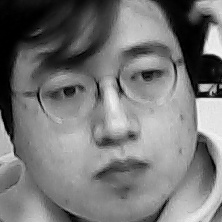
#> input picture 3. 비전 AI/0503 - 팀원 얼굴인식/data_CCS/image50.jpg, 222 x 222 px, given in place of the camera
$ jupyter execute --allow-errors 51_Practice_face_detecting_w_team.ipynb   (text cells are left out)
#> lines starting #> are read from the running program, lines starting #| are printed output that depends on the picture
[cell 1]
import cv2              # OpenCV 라이브러리 가져오기
import numpy as np      # Numpy 라이브러리 가져오기
import sys
import os
import pandas as pd
from pathlib import Path

Training_Data = []
Labels = []

for i in range(100):
    x = cv2.imread("./data_CCS/image"  + str(i) + ".jpg", cv2.IMREAD_GRAYSCALE)

    if x is not None:
        Training_Data.append(x)
        Labels.append(1)

for i in range(130):
    x = cv2.imread("./data_CJH/saved_image"  + format(i, '03') + ".jpg", cv2.IMREAD_GRAYSCALE)

    if x is not None:
        Training_Data.append(x)
        Labels.append(2)

for i in range(100):
    x = cv2.imread("./data_JHW/"  + str(i) + ".jpg", cv2.IMREAD_GRAYSCALE)

    if x is not None:
        Training_Data.append(x)
        Labels.append(3)

for i in range(100):
    x = cv2.imread("./data_KJD/image_"  + str(i) + ".jpg", cv2.IMREAD_GRAYSCALE)

    if x is not None:
        Training_Data.append(x)
        Labels.append(4)

for i in range(100):
    x = cv2.imread("./data_KOJ/img_"  + format(i, '03') + ".jpg", cv2.IMREAD_GRAYSCALE)

    if x is not None:
        Training_Data.append(x)
        Labels.append(5)

[cell 2]
import matplotlib.pyplot as plt

def matdraw(img):
    plt.axis('off') # 창에있는 x축 y축 제거
    plt.imshow(cv2.cvtColor(img, cv2.COLOR_BGR2RGB))
    plt.show()

# 다수 mat 그리기 함수
def matsdraw(imgs, row, col):
    for idx in range(len(imgs)):
        plt.subplot(row, col, idx + 1)
        plt.axis('off') # 창에있는 x축 y축 제거
        plt.imshow(cv2.cvtColor(imgs[idx], cv2.COLOR_BGR2RGB))
    plt.show()

#> (a cell that did not finish here is left out)

[cell 4]
print(type(Training_Data))
print(type(Training_Data[i]))
print(type(Labels))
print(len(Labels))

unique, counts = np.unique(Labels, return_counts = True)
uniq_cnt_dict = dict(zip(unique, counts))

uniq_cnt_dict

[cell 5]
model = cv2.face.LBPHFaceRecognizer_create()

model.train(Training_Data, np.array(Labels))
model.write('team_face_model.yml')

[cell 6]
import cv2              # OpenCV 라이브러리 가져오기
import numpy as np      # Numpy 라이브러리 가져오기
import sys
import os
from pathlib import Path

# cv2.CascadeClassifier()
# face_classifier = cv2.CascadeClassifier(cv2.data.haarcascades + 'haarcascade_frontalface_default.xml')

# 전통적인 cv로 만든 classifier임
face_classifier = cv2.CascadeClassifier(cv2.data.haarcascades + 'haarcascade_frontalface_default.xml')

camera = cv2.VideoCapture(0) #' 첫 번째' 카메라(웹캠)로 VideoCapture 객체 생성

model=cv2.face.LBPHFaceRecognizer_create();
model.read("team_face_model.yml")
confidence = 0

while(True):
    ret, frame = camera.read()                              # 프레임 단위로 캡처
#> frame is the input picture: shape (222, 222, 3); min 0, max 248, mean 118.1
    frame = cv2.resize(frame, (800, 600))
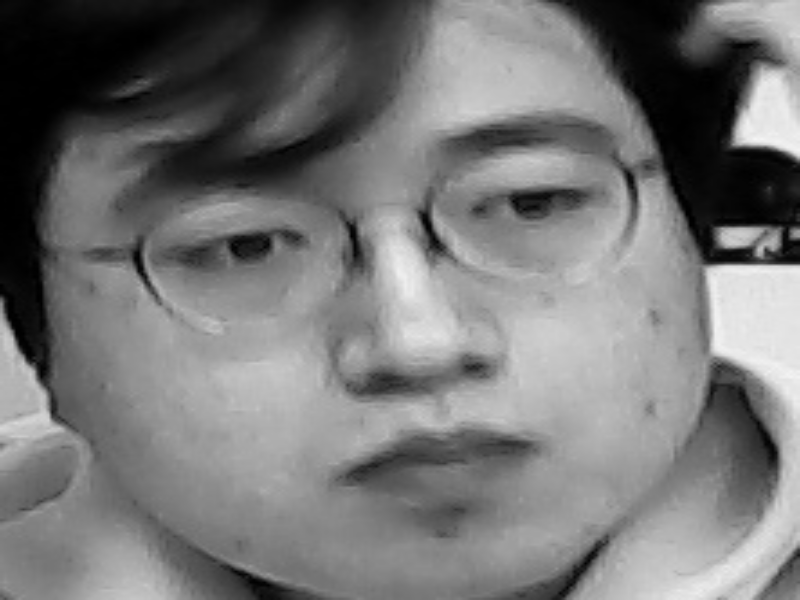
#> frame: shape (600, 800, 3); min 0, max 245, mean 118
    faces = face_classifier.detectMultiScale(frame, 1.3, 5)
#> faces = ()

    # 화면에 비친 인원 모두에게 사각형 표시
    # 접근 허가라고 출력
    if(len(faces) > 0):
        for (x, y, w, h) in faces:
            crop = frame[y:y+h, x:x+w].copy()
            crop = cv2.cvtColor(crop, cv2.COLOR_BGR2GRAY)

            result = model.predict(crop)

            confidence = int(100 * (1 - (result[1] / 300)))

            if (result[1] < 50):
                if((result[0] == 1) & (confidence > 75)):
                    cv2.rectangle(frame, (x, y), (x+w, y+h), (255, 100, 100), 5)
                    cv2.putText(frame, "Hi! CCS", (x, y), cv2.FONT_HERSHEY_SIMPLEX, 1.5, (255, 100, 100),3)

                elif((result[0] == 2) & (confidence > 75)):
                    cv2.rectangle(frame, (x, y), (x+w, y+h), (255, 100, 100), 5)
                    cv2.putText(frame, "Hi! CJH", (x, y), cv2.FONT_HERSHEY_SIMPLEX, 1.5, (255, 100, 100),3)

                elif((result[0] == 3) & (confidence > 75)):
                    cv2.rectangle(frame, (x, y), (x+w, y+h), (255, 100, 100), 5)
                    cv2.putText(frame, "Hi! JHW", (x, y), cv2.FONT_HERSHEY_SIMPLEX, 1.5, (255, 100, 100),3)

                elif((result[0] == 4) & (confidence > 75)):
                    cv2.rectangle(frame, (x, y), (x+w, y+h), (255, 100, 100), 5)
                    cv2.putText(frame, "Hi! KJD", (x, y), cv2.FONT_HERSHEY_SIMPLEX, 1.5, (255, 100, 100),2)

                elif((result[0] == 5) & (confidence > 75)):
                    cv2.rectangle(frame, (x, y), (x+w, y+h), (255, 100, 100), 5)
                    cv2.putText(frame, "Hi! KOJ", (x, y), cv2.FONT_HERSHEY_SIMPLEX, 1.5, (255, 100, 100),3)
                else:
                    cv2.rectangle(frame, (x, y), (x+w, y+h), (100, 100, 255), 5)
                    cv2.putText(frame, "Who...?", (x, y), cv2.FONT_HERSHEY_SIMPLEX, 1.5, (100, 100, 255),3)

            else:
                cv2.rectangle(frame, (x, y), (x+w, y+h), (100, 255, 255), 5)
                cv2.putText(frame, "Not sure", (x, y), cv2.FONT_HERSHEY_SIMPLEX, 1.5, (100, 255, 255),3)


    cv2.imshow('Press q to Exit',frame)              # 프레임 표시

    if (cv2.waitKey(1) & 0xFF == ord('q')):  # 스페이스바가 감지되면 중지
#> (key q is pressed here)
        break

camera.release()                           # 스페이스바가 감지된 후 창을 종료
cv2.destroyAllWindows()
